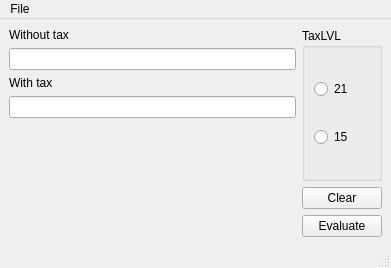
<?xml version="1.0" encoding="UTF-8"?>
<ui version="4.0">
 <class>MainWindow</class>
 <widget class="QMainWindow" name="MainWindow">
  <property name="geometry">
   <rect>
    <x>0</x>
    <y>0</y>
    <width>391</width>
    <height>268</height>
   </rect>
  </property>
  <property name="windowTitle">
   <string>MainWindow</string>
  </property>
  <widget class="QWidget" name="centralwidget">
   <layout class="QHBoxLayout" name="horizontalLayout">
    <item>
     <layout class="QVBoxLayout" name="verticalLayout">
      <item>
       <widget class="QLabel" name="label">
        <property name="text">
         <string>Without tax</string>
        </property>
       </widget>
      </item>
      <item>
       <widget class="QLineEdit" name="withoutTax"/>
      </item>
      <item>
       <widget class="QLabel" name="label_2">
        <property name="text">
         <string>With tax</string>
        </property>
       </widget>
      </item>
      <item>
       <widget class="QLineEdit" name="withTax"/>
      </item>
      <item>
       <spacer name="verticalSpacer">
        <property name="orientation">
         <enum>Qt::Vertical</enum>
        </property>
        <property name="sizeHint" stdset="0">
         <size>
          <width>20</width>
          <height>40</height>
         </size>
        </property>
       </spacer>
      </item>
     </layout>
    </item>
    <item>
     <layout class="QVBoxLayout" name="verticalLayout_2">
      <item>
       <widget class="QGroupBox" name="groupBox">
        <property name="title">
         <string>TaxLVL</string>
        </property>
        <layout class="QVBoxLayout" name="verticalLayout_3">
         <item>
          <widget class="QRadioButton" name="rb21">
           <property name="text">
            <string>21</string>
           </property>
          </widget>
         </item>
         <item>
          <widget class="QRadioButton" name="rb15">
           <property name="text">
            <string>15</string>
           </property>
          </widget>
         </item>
        </layout>
       </widget>
      </item>
      <item>
       <widget class="QPushButton" name="pushButtonClear">
        <property name="text">
         <string>Clear</string>
        </property>
       </widget>
      </item>
      <item>
       <widget class="QPushButton" name="pushButtonEval">
        <property name="text">
         <string>Evaluate</string>
        </property>
       </widget>
      </item>
     </layout>
    </item>
   </layout>
  </widget>
  <widget class="QMenuBar" name="menubar">
   <property name="geometry">
    <rect>
     <x>0</x>
     <y>0</y>
     <width>391</width>
     <height>21</height>
    </rect>
   </property>
   <widget class="QMenu" name="menuFile">
    <property name="title">
     <string>File</string>
    </property>
    <addaction name="actionQuit"/>
   </widget>
   <addaction name="menuFile"/>
  </widget>
  <widget class="QStatusBar" name="statusbar"/>
  <action name="actionQuit">
   <property name="text">
    <string>Quit</string>
   </property>
  </action>
 </widget>
 <resources/>
 <connections>
  <connection>
   <sender>actionQuit</sender>
   <signal>triggered()</signal>
   <receiver>MainWindow</receiver>
   <slot>close()</slot>
   <hints>
    <hint type="sourcelabel">
     <x>-1</x>
     <y>-1</y>
    </hint>
    <hint type="destinationlabel">
     <x>195</x>
     <y>133</y>
    </hint>
   </hints>
  </connection>
 </connections>
</ui>
